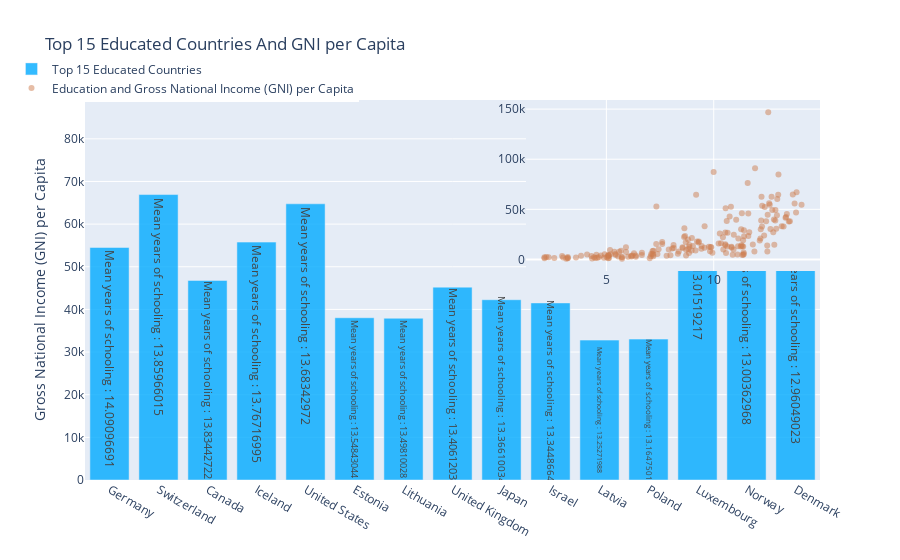

The cell this chart's notebook holds for it:
### Code cell
countries = hd.loc[hd["Mean years of schooling"].sort_values(ascending=False).head(15).keys(), "Country"]


trace1 = go.Bar(
    x=countries.values,
    y=hd.loc[countries.keys(),"Gross national income (GNI) per capita"].head(15),
    name = "Top 15 Educated Countries",
    marker = dict(color = "rgba(0,170,255, 0.8)"),
    text = "Mean years of schooling : " + hd.loc[countries.keys(), "Mean years of schooling"].astype(str)
)

trace2 = go.Scatter(
    y = hd["Gross national income (GNI) per capita"],
    x = hd["Mean years of schooling"],
    name = "Education and Gross National Income (GNI) per Capita",
     xaxis='x2',
    yaxis='y2',
    mode = "markers",
    marker = dict(color = 'rgba(205,125,79, 0.5)'),
)


layout = go.Layout(
    xaxis2=dict(
        domain=[0.6, 1],
        anchor='y2',
    ),
    yaxis2=dict(
        domain=[0.55, 1],
        anchor='x2',
    ),
    title = "Top 15 Educated Countries And GNI per Capita",
    yaxis = dict(title = "Gross National Income (GNI) per Capita", ticklen = 5, zeroline = False),
    #hovermode='closest'
    legend=dict(x=-.1, y=1.12),
)

fig = go.Figure(data = [trace1,trace2], layout =  layout )
iplot(fig)

### Figure 1 — Plotly figure (JSON) as saved in the notebook; plotly's stock layout.template omitted (floating-point values rounded to 4 significant figures; data arrays with more than 128 entries replaced by an {"elided": "..."} marker saying what was removed)
{"data": [{"marker": {"color": "rgba(0,170,255, 0.8)"}, "name": "Top 15 Educated Countries", "text": ["Mean years of schooling : 14.09096691", "Mean years of schooling : 13.85966015", "Mean years of schooling : 13.83442722", "Mean years of schooling : 13.76716995", "Mean years of schooling : 13.68342972", "Mean years of schooling : 13.54843044", "Mean years of schooling : 13.49810028", "Mean years of schooling : 13.4061203", "Mean years of schooling : 13.36610034", "Mean years of schooling : 13.3448664", "Mean years of schooling : 13.25271988", "Mean years of schooling : 13.1647501", "Mean years of schooling : 13.01519217", "Mean years of schooling : 13.00362968", "Mean years of schooling : 12.96049023"], "x": ["Germany", "Switzerland", "Canada", "Iceland", "United States", "Estonia", "Lithuania", "United Kingdom", "Japan", "Israel", "Latvia", "Poland", "Luxembourg", "Norway", "Denmark"], "y": [54530.0, 66930.0, 46810.0, 55780.0, 64770.0, 38050.0, 37930.0, 45220.0, 42270.0, 41520.0, 32800.0, 33030.0, 84650.0, 64660.0, 60360.0], "type": "bar"}, {"marker": {"color": "rgba(205,125,79, 0.5)"}, "mode": "markers", "name": "Education and Gross National Income (GNI) per Capita", "x": {"elided": "191 float values"}, "xaxis": "x2", "y": {"elided": "191 float values"}, "yaxis": "y2", "type": "scatter"}], "layout": {"legend": {"x": -0.1, "y": 1.12}, "title": {"text": "Top 15 Educated Countries And GNI per Capita"}, "yaxis": {"ticklen": 5, "title": {"text": "Gross National Income (GNI) per Capita"}, "zeroline": false}, "xaxis2": {"anchor": "y2", "domain": [0.6, 1]}, "yaxis2": {"anchor": "x2", "domain": [0.55, 1]}}}
